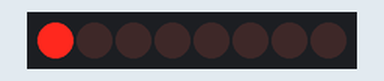
This sketch was run on a simulated Arduino Uno, built with avr-gcc and run on an emulated ATmega328P. Shown: 8 shift-register outputs drawn as a row of LEDs (first output left, lit = HIGH). Wiring (inferred from the names in the program): shift register (74HC595): data pin 11; shift clock pin 12; latch pin 8. Wiring (inferred from the signals the program sends): row of LEDs: on Q0, Q1, Q2, Q3, Q4, Q5, Q6, Q7.

Above: at 0.2 s.
At 1.2 s:
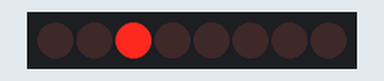
At 1.7 s:
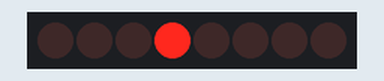
At 2.2 s:
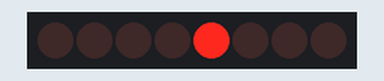
At 3.2 s:
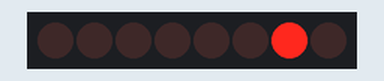
At 4.7 s:
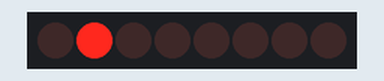
Timing chart, 0 to 5.2 s (numbered marks = the images above):
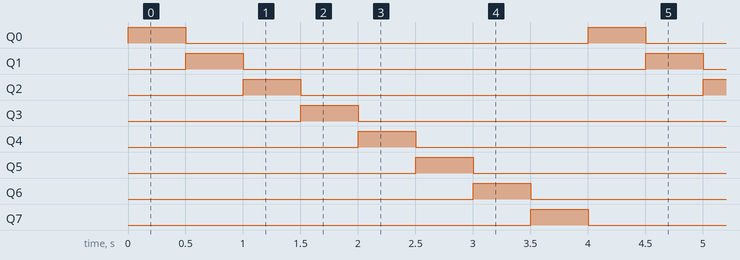

The sketch:

shiftout.ino
```cpp
int latchPin=8; //ST CP of 74HC595
int clockPin=12;//SH CP of 74HC595
int dataPin=11; //DS of 74HC595
char LED_pin=0x00;
void setup() {
      pinMode(latchPin, OUTPUT);
      pinMode(clockPin, OUTPUT);
      pinMode(dataPin, OUTPUT);
}
void loop()
{
   for(int i=0; i<8; i++)
   {
      LED_pin=~(0x01<<i);
      digitalWrite(latchPin,LOW); //低电位表示启动
      shiftOut(dataPin,clockPin,MSBFIRST,~LED_pin);
      digitalWrite(latchPin,HIGH); //高电位表示停止
      delay(500);
   }
     LED_pin=0x01;
}
```

Measured:
- by itself, Q0–7: alternates HIGH for 0.50 s and LOW for 3.5 s
- by itself, everything shown: repeats every 4.0 s, in 8 steps
